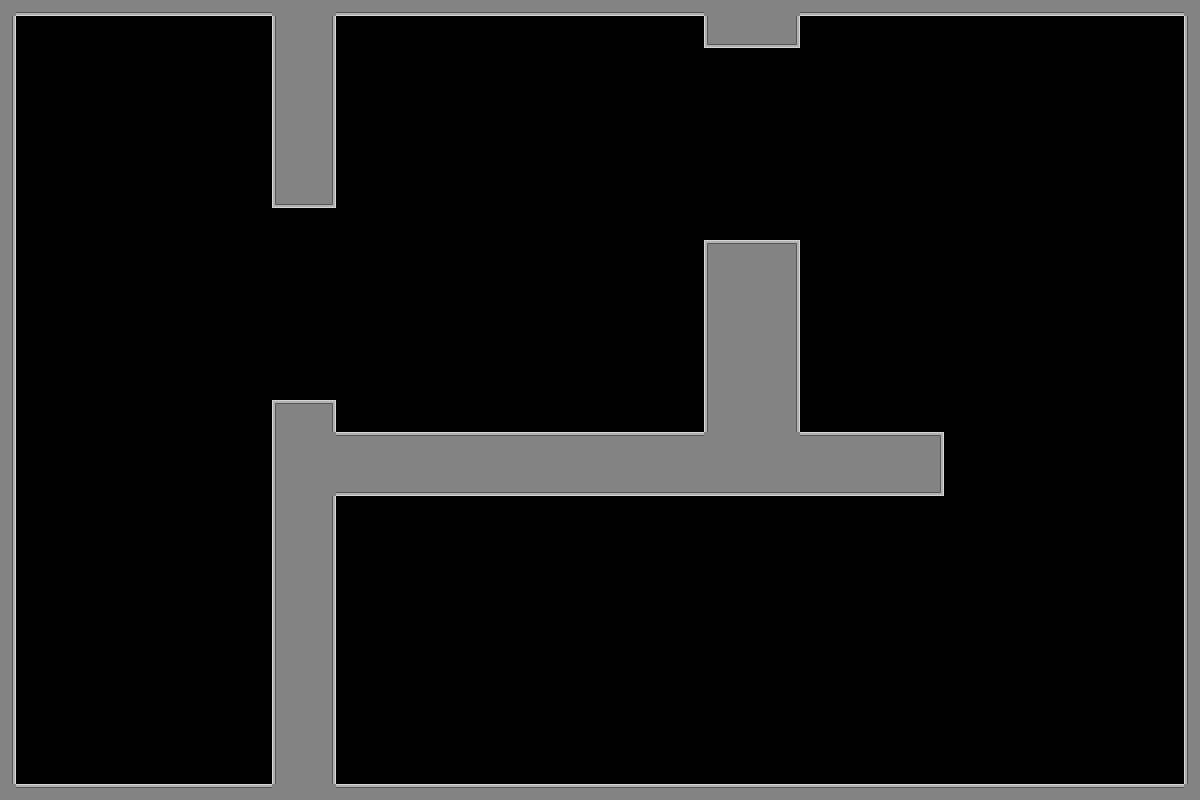

Below is a game level as drawn by its tile map, then a one-line description and the .tmx that defines it (tile-layer data replaced by summaries):
An orthogonal 75x50 tile map with 16x16 px tiles, 1 tile layer (Tile Layer 1).

<map version="1.10" tiledversion="1.12.2" orientation="orthogonal" renderorder="right-down" width="75" height="50" tilewidth="16" tileheight="16" infinite="0" nextlayerid="3" nextobjectid="1">
 <tileset firstgid="1" source="place_holder_tileset.tsx" />
 <layer id="1" name="Tile Layer 1" width="75" height="50">
  <data>[3750 cells, 626 non-empty, 9 distinct tile ids]</data>
 </layer>
 <objectgroup id="2" name="object_layer" />
</map>
